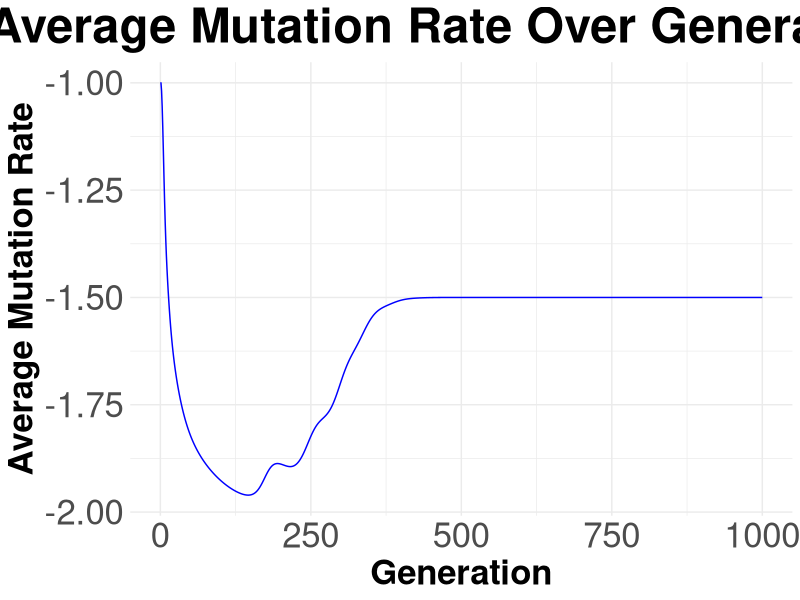
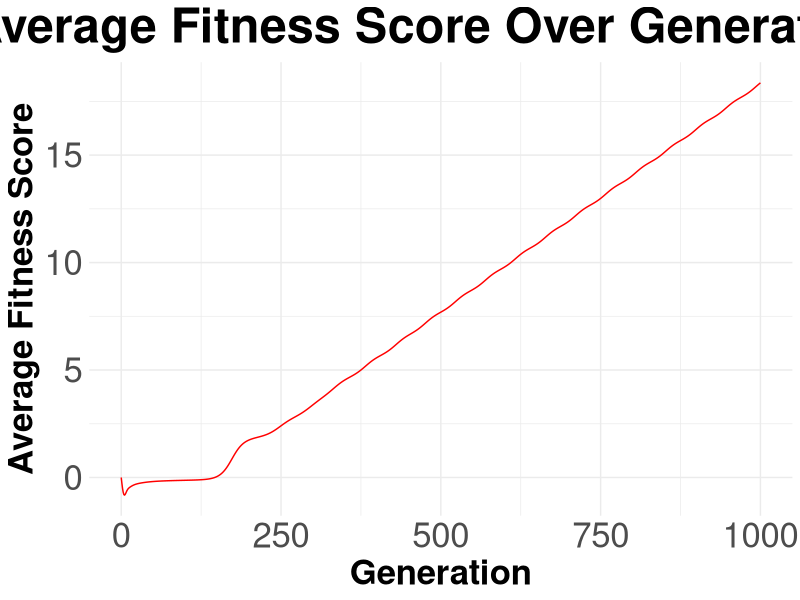
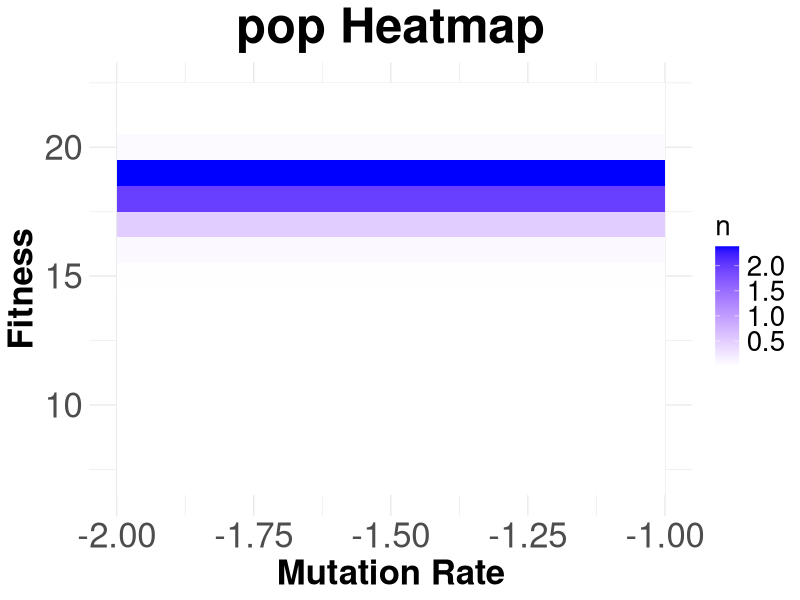

Source code (R) for these figures, in order:
library(tidyverse)

# Reproduction rate function
rate <- function(w, s, r, r_max) {
  return(1 / ((((1 + s) ^ -w) / r) + 1 / r_max))
}
# Reproduction function
reproduce <- function(pop, s, r, r_max, det) {
  growth <- rate(pop$w, s, r, r_max)
  if (det) {
    n <- pop$n * growth
    pop$n <- n / sum(n) * sum(pop$n)
  } else {
  pop$n <- rpois(nrow(pop), lambda = pop$n * growth)
  }
  return(pop)
}

do_mutations <- function(offspring, p_vec, jump, det) {
  # Calculate the total number of mutants and non-mutants
  if (det) {
    mutants <- offspring$n * pmin(1, 10^offspring$mu)
    non_mutants <- offspring$n - mutants
    m_counts <- outer(p_vec, mutants, "*")
  } else {
    mutants <- rbinom(nrow(offspring), offspring$n, pmin(1, 10^offspring$mu))
    non_mutants <- offspring$n - mutants
    m_counts <- sapply(mutants, function(x) rmultinom(1, size = x, prob = p_vec))
  }

  # Generate counts for each mutation type, and combine with non-mutants
  class_counts <- rbind(non_mutants, m_counts)

  # Create a data frame for the next generation
  next_gen <- data.frame(
    mu = round(rep(offspring$mu, each = 5) + jump * c(0, 1, -1, 0, 0),2),
    w = rep(offspring$w, each = 5) + c(0, 0, 0, 1, -1),
    n = as.vector(class_counts)
  )

  # Merge classes with same mu and fitness
  next_gen <- next_gen %>%
    group_by(mu, w) %>%
    summarize(n = sum(n), .groups = "drop")
  return(next_gen)
}

# Selection function
selection <- function(next_gen, size, sensitivity, det) {
  if (!det) {
    # Keep pop size constant
    current_pop <- sum(next_gen$n)
    next_gen$n <- rbinom(nrow(next_gen), next_gen$n, min(1, size / current_pop))
  }
  # Remove classes with zero n
  next_gen <- next_gen %>%
    filter(n > sensitivity)
  return(next_gen)
}

evolve <- function(
  size = 1e2, # Number of individuals in the population
  init_mu = -2, # Since we are storing it in log10 format
  init_w = 0, # Represented by the net number of beneficial mutations
  a = 0.1, # Proportion of mutations that affect mutation rate
  p_mu_up = 0.5, # Proportion of mutations that increase mutation rate
  jump = 1e-1, # Size of mutation rate change, increase or decrease
  p_w_up = 0.1, # Proportion of mutations that increase fitness
  generations = 1e1, # Number of generations to simulate
  s = 1e-2, # Parameter for fitness advantage/disadvantage
  r = 1, # Parameter for baseline reproduction rate
  r_max = 1e5, # Parameter for maximum reproduction rate
  sensitivity = 1e-10, # Parameter for minimum detectable population size
  det = FALSE # Whether the model is deterministic
) {
  # Initialize pop
  pop <- data.frame(
    mu = init_mu,   # log10 of initial mutation rate
    w = init_w,    # initial fitness
    n = size ^ !det    # initial pop size
  )
  # Initialize data frame for statistics
  stats <- data.frame(generation = 0:generations, mu = mean(init_mu), w = init_w)
  # Calculate probabilities of each type of mutation
  p_vec <- c(a * c(p_mu_up, 1 - p_mu_up), (1 - a) * c(p_w_up, 1 - p_w_up))

  # Simulation loop
  for (i in 1:generations) {
    # Step 1: Reproduction
    offspring <- reproduce(pop, s, r, r_max, det)

    # Step 2: Mutation
    next_gen <- do_mutations(offspring, p_vec, jump, det)

    # Step 3: Selection
    pop <- selection(next_gen, size, sensitivity, det)
    if (nrow(pop) == 0) {
      print("Population went extinct!")
      break
    }

    # Save statistics for this generation
    stats[stats$generation == i, "mu"] <- weighted.mean(pop$mu, pop$n)
    stats[stats$generation == i, "w"] <- weighted.mean(pop$w, pop$n)
  }

  return(list(pop = pop, stats = stats))
}

# Save the pop and statistics
system.time({results <- evolve(generations = 1e3, init_mu = seq(-2,0,by=0.5), sensitivity = 1e-15, r_max = Inf, det = T, size = 1e6, r = 1, s = 0.1, jump = 0, p_mu_up = 0.5, p_w_up = 1e-6)})
pop <- results$pop
stats <- results$stats
tail(stats)

# Plot average mutation rate over generations
ggplot(stats, aes(x = generation)) +
  geom_line(aes(y = mu), color = "blue") +
  labs(x = "Generation", y = "Average Mutation Rate",
       title = "Average Mutation Rate Over Generations") +
  theme_minimal() +
  theme(
      plot.title = element_text(size = 35, face = "bold", hjust = 0.5),
      axis.title = element_text(size = 25, face = "bold"),
      axis.text = element_text(size = 25),
      legend.title = element_text(size = 20),
      legend.text = element_text(size = 20)
    )

# Plot average fitness score over generations
ggplot(stats, aes(x = generation)) +
  geom_line(aes(y = w), color = "red") +
  labs(x = "Generation", y = "Average Fitness Score",
       title = "Average Fitness Score Over Generations") +
  theme_minimal() +
  theme(
      plot.title = element_text(size = 35, face = "bold", hjust = 0.5),
      axis.title = element_text(size = 25, face = "bold"),
      axis.text = element_text(size = 25),
      legend.title = element_text(size = 20),
      legend.text = element_text(size = 20)
    )

# Plot a heatmap of the pop
ggplot(pop, aes(x = mu, y = w)) +
  geom_tile(aes(fill = n)) +
  scale_fill_gradient(low = "white", high = "blue") +
  labs(x = "Mutation Rate", y = "Fitness",
       title = "pop Heatmap") +
  theme_minimal() +
  theme(
      plot.title = element_text(size = 35, face = "bold", hjust = 0.5),
      axis.title = element_text(size = 25, face = "bold"),
      axis.text = element_text(size = 25),
      legend.title = element_text(size = 20),
      legend.text = element_text(size = 20)
    )
print(pop[pop$n>1e-4,],n=50)
